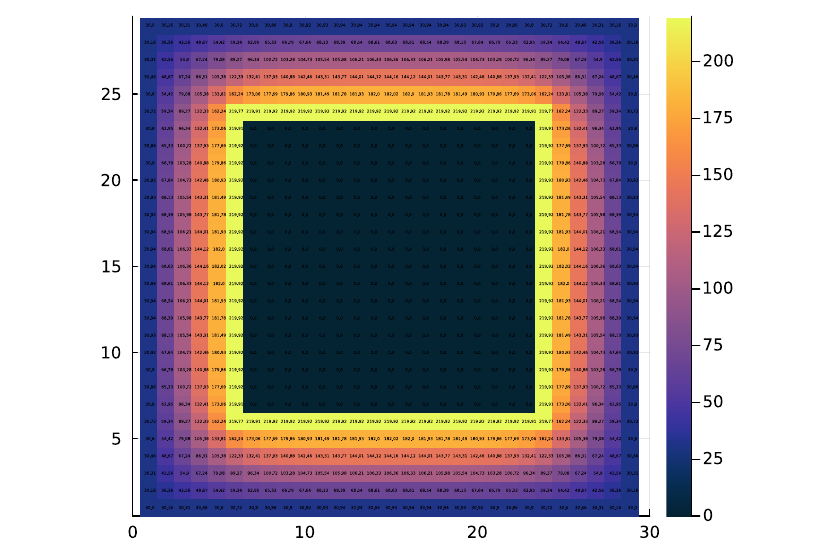

Recreate this plot in Julia.
using Plots

hb = 28.
ha = 350.
k = 2.1
Dx = 3.
Dy = 3.
Te = 30.
Ti = 220.

T = zeros(29, 29)

function squared_pipe!(T)

    #pontas externas
    T[1, 29] = (T[1, 28] + T[2, 29] + (2*hb*Dx*Te)/k)/(2*(((hb*Dx)/k)+1))
    T[1, 1] = (T[2, 1] + T[1, 2] + (2*hb*Dx*Te)/k)/(2*(((hb*Dx)/k)+1))
    T[29, 1] = (T[28, 1] + T[29, 2] + (2*hb*Dx*Te)/k)/(2*(((hb*Dx)/k)+1))
    T[29, 29] = (T[29, 28] + T[28, 29] + (2*hb*Dx*Te)/k)/(2*(((hb*Dx)/k)+1))

    #pontas internas
    T[6, 6] = (T[7, 6] + T[6, 7] + 2*(T[5, 6] + T[6, 5]) + (2*ha*Dx*Ti)/k)/(2*(((ha*Dx)/k)+3))
    T[6, 24] = (T[7, 24] + T[6, 23] + 2*(T[5, 24] + T[6, 25]) + (2*ha*Dx*Ti)/k)/(2*(((ha*Dx)/k)+3))
    T[24, 24] = (T[23, 24] + T[24, 23] + 2*(T[5, 6] + T[6, 5]) + (2*ha*Dx*Ti)/k)/(2*(((ha*Dx)/k)+3))
    T[24, 6] = (T[23, 6] + T[24, 7] + 2*(T[24, 5] + T[25, 6]) + (2*ha*Dx*Ti)/k)/(2*(((ha*Dx)/k)+3))

    #paredes com convecção

    #vertical esquerda externa
    for i in 1:27
        T[i+1, 1] = (T[i, 1] + T[i+2, 1] + 2*(T[i+1, 2]) + (2*hb*Dx*Te)/k)/(2*(((hb*Dx)/k)+2))
    end

    #vertical externa direita
    for j in 1:27
        T[j+1, 29] = (T[j, 29] + T[j+2, 29] + 2*(T[j+1, 28]) + (2*hb*Dx*Te)/k)/(2*(((hb*Dx)/k)+2))
    end

    #parede interna esquerda
    for i in 1:17
        T[i+6, 6] = (T[i+5, 6] + T[i+7, 6] + 2*(T[i+6, 5]) + (2*ha*Dx*Ti)/k)/(2*(((ha*Dx)/k)+2))
    end

    #parede interna direita
    for j in 1:17
        T[j+6, 24] = (T[j+5, 24] + T[j+7, 24] + 2*(T[j+6, 25]) + (2*ha*Dx*Ti)/k)/(2*(((ha*Dx)/k)+2))
    end

    #horizontal cima extern0
    for i in 1:27
        T[1, i+1] = (T[1, i] + T[1, i+2] + 2*(T[2, i+1]) + (2*hb*Dx*Te)/k)/(2*(((hb*Dx)/k)+2))
    end

    #horizontal baixo externo
    for j in 1:27
        T[29, j+1] = (T[29, j] + T[29, j+2] + 2*(T[28, j+1]) + (2*hb*Dx*Te)/k)/(2*(((hb*Dx)/k)+2))
    end

    #horizontal cima interna
    for i in 1:17
        T[6, i+6] = (T[6, i+5] + T[6, i+7] + 2*(T[5, i+6]) + (2*ha*Dx*Ti)/k)/(2*(((ha*Dx)/k)+2))
    end

    #horizontal baixo interna
    for i in 1:17
        T[24, i+6] = (T[24, i+5] + T[24, i+7] + 2*(T[25, i+6]) + (2*ha*Dx*Ti)/k)/(2*(((ha*Dx)/k)+2))
    end

    #bloco interno cima
    for i in 1:4
        for j in 1:27
            T[i+1, j+1] = (T[i, j+1] + T[i+2, j+1] + T[i+1, j] + T[i+1, j+2])/4
        end
    end

    #bloco interno de baixo
    for i in 1:4
        for j in 1:27
            T[i+24, j+1] = (T[i+23, j+1] + T[i+25, j+1] + T[i+24, j] + T[i+24, j+2])/4
        end
    end

    #bloco lateral esquerdo
    for i in 1:19
        for j in 1:4
            T[i+5, j+1] = (T[i+4, j+1] + T[i+6, j+1] + T[i+5, j] + T[i+5, j+2])/4
        end
    end

    #bloco lateral direito
    for i in 1:19
        for j in 1:4
            T[i+5, j+24] = (T[i+4, j+24] + T[i+6, j+24] + T[i+5, j+23] + T[i+5, j+25])/4
        end
    end

    #return T
end

for i in 1:100
    resultado = squared_pipe!(T)
end

S = reverse(T, dims=1)

texts = [(j, i, text(round(S[i, j], digits=2), 2, :black, :center))
         for i in 1:29 for j in 1:29]

heatmap(T, aspect_ratio=1.0, color=:thermal, xlim=(0, 30))
annotate!(texts, linecolor=:blue)
savefig("squared_pipe.pdf")